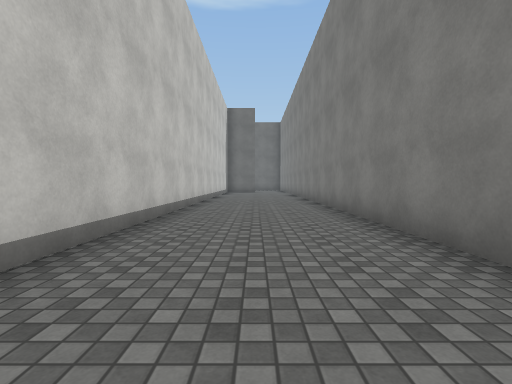
View 1 (above)

21 first-person views from a walk through a Unity game level. The camera is 1.2 m above the floor, tilts 2° down and sees 85° across. The floor is counted in squares, 2 m on a side. Each view is taken from the middle of a square. On the plan, view 1 faces up. The plan holds only what a view shows up to about 9 squares ahead; the rest is blank. The place goes on beyond the plan. The player is left out. Surface patterns are stand-ins for the level's own textures.

View 2
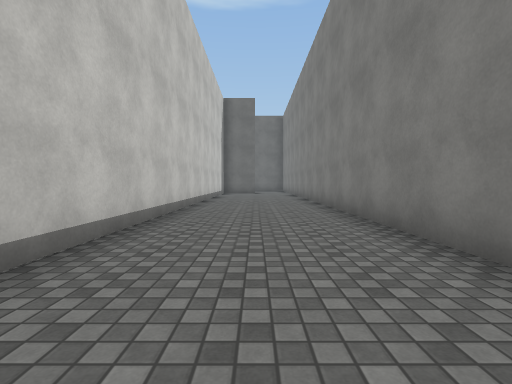

View 3
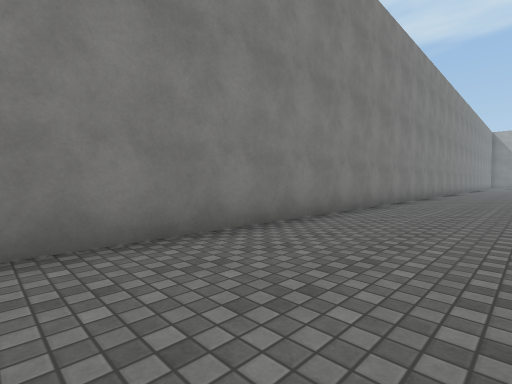

View 4
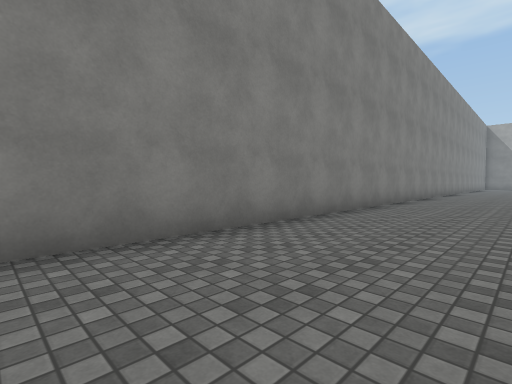

View 5
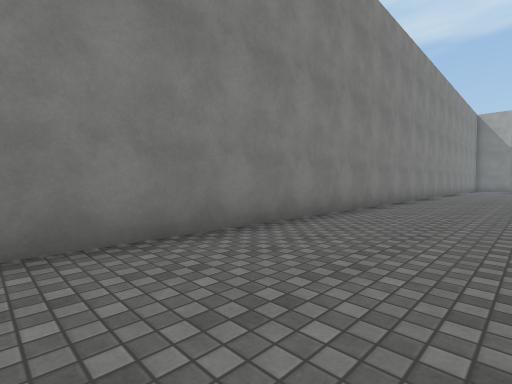

View 6
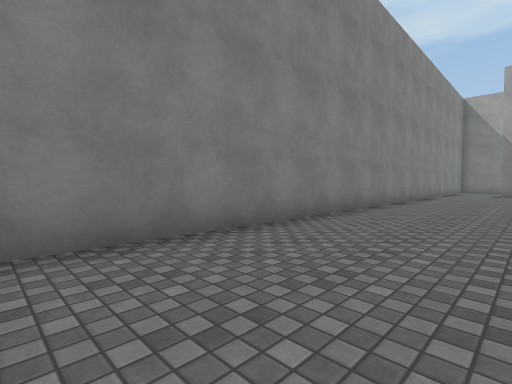

View 7
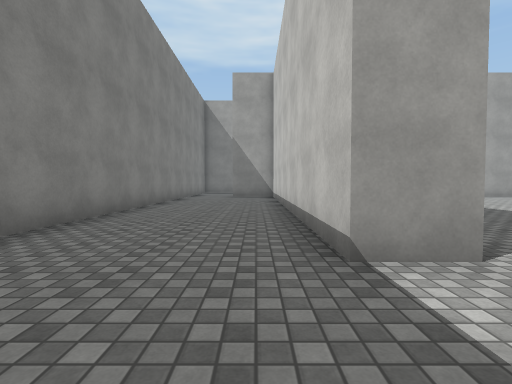

View 8
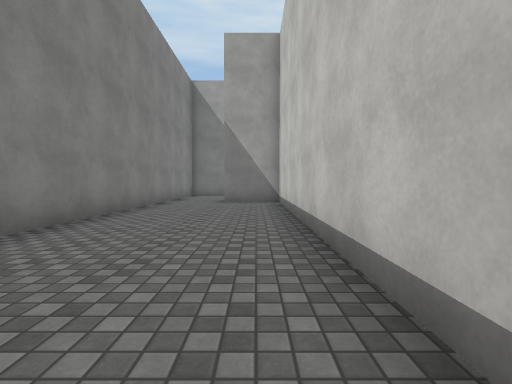

View 9
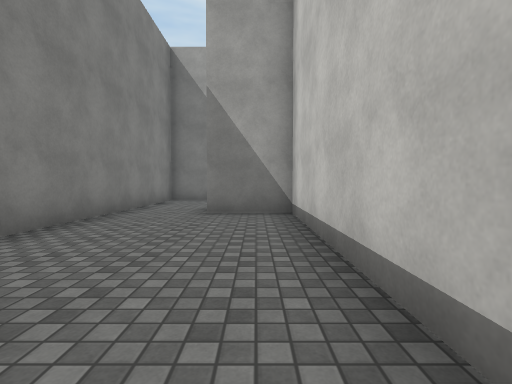

View 10
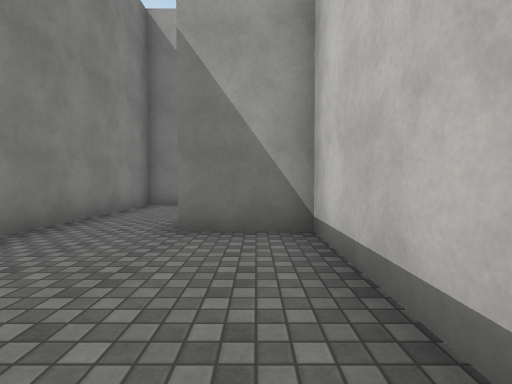

View 11
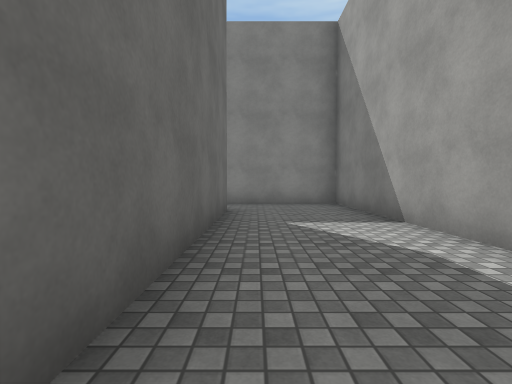

View 12
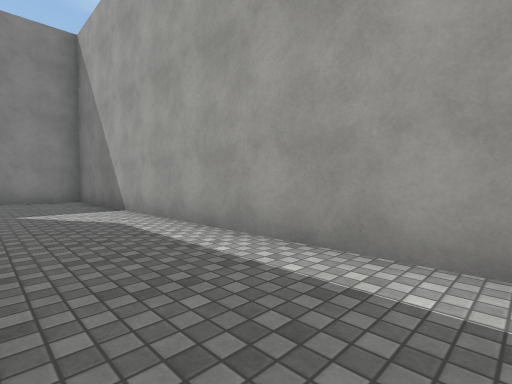

View 13
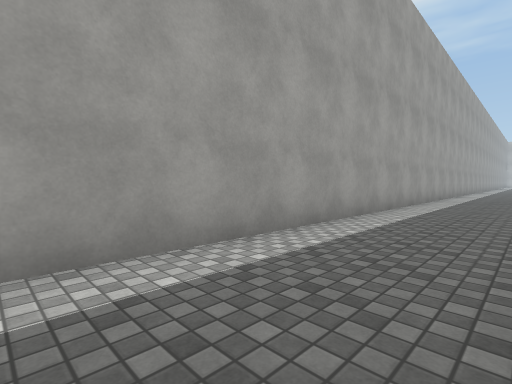

View 14
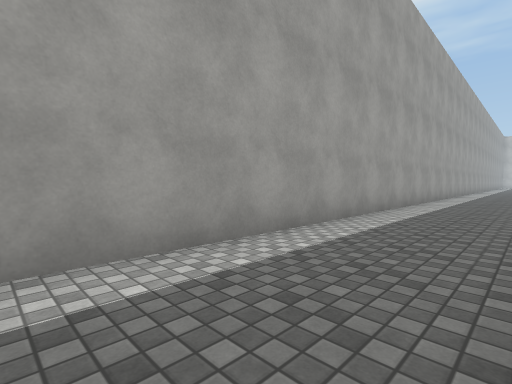

View 15
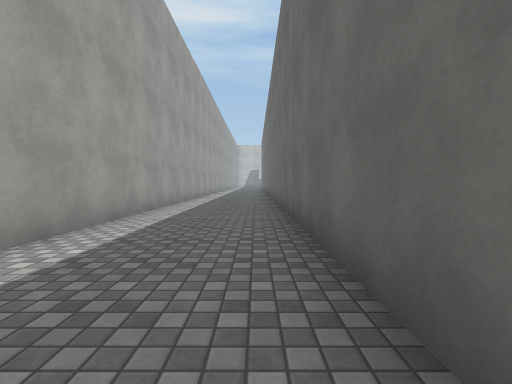

View 16
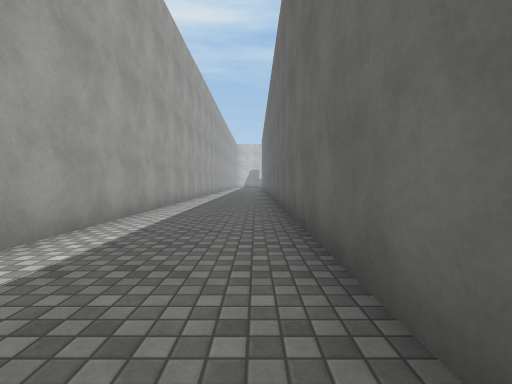

View 17
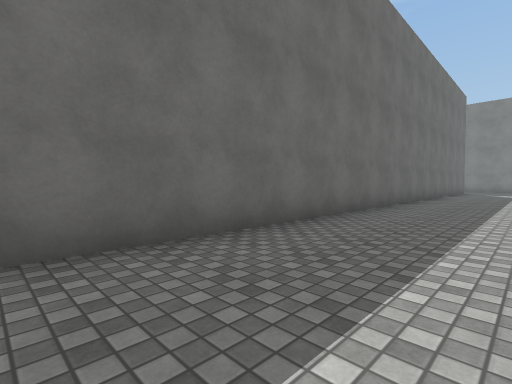

View 18
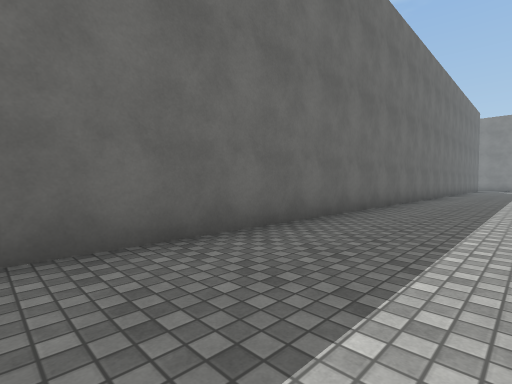

View 19
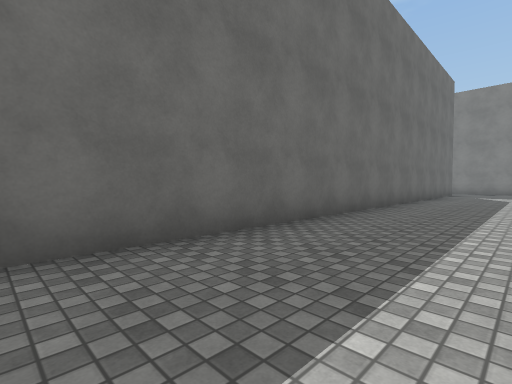

View 20
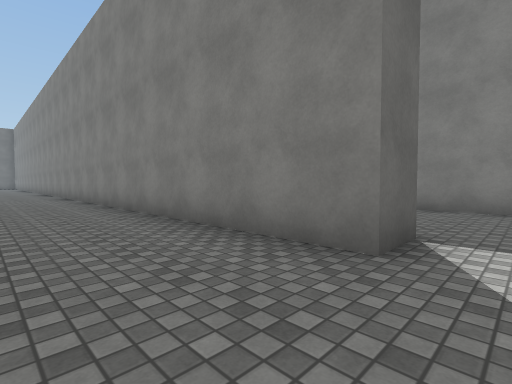

View 21
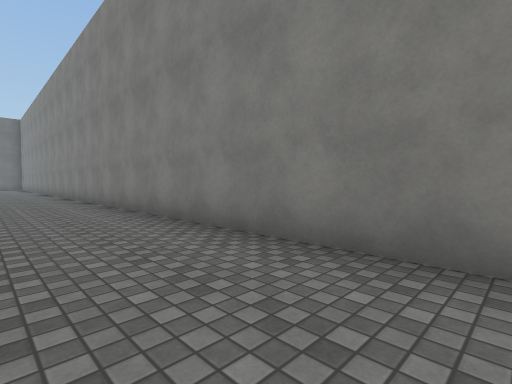

### Floor plan
Points are (right, up) in squares from view 1. A wall is a line through its corners. A room is listed if a view was taken in it or the views show most of it. See-through windows are left out.
Room 1 (views 1, 2, 3, 4, 5, 6, 7, 8, 9, 10, 11, 12, 13, 14, 15, 16, 17, 18, 19)
walls: (-2.8, -15.1) (-1.7, -15.1) (-1.7, -24.4) (0, -24.4); (-1.6, -13.1) (-2.7, -13.1); (-0.1, -25.4) (-24, -25.4); (-24, -28.2) (1.8, -28.2) (1.8, 11); (-1.7, 10.9) (-1.7, 1.8)
ways out: opening at (-2, -14.5) to room 2
Room 2 (views 20, 21)
walls: (-2.7, -13.1) (-2.7, 1.5)
ways out: opening at (-2, -14.5) to room 1

Where each view was taken, in squares from view 1:
view 1: 0 up, 0 right, facing up
view 2: 2 up, 0 right, facing up
view 3: 4 up, 1 left, facing down-right
view 4: 0 up, 1 left, facing down-right
view 5: 5 down, 1 left, facing down-right
view 6: 10 down, 1 left, facing down-right
view 7: 13 down, 1 left, facing down
view 8: 16 down, 1 left, facing down
view 9: 19 down, 1 left, facing down
view 10: 21 down, 1 left, facing down
view 11: 26 down, 6 left, facing right
view 12: 26 down, 8 left, facing down-right
view 13: 26 down, 6 left, facing down-left
view 14: 26 down, 11 left, facing down-left
view 15: 26 down, 14 left, facing left
view 16: 26 down, 15 left, facing left
view 17: 28 down, 18 left, facing up-right
view 18: 28 down, 23 left, facing up-right
view 19: 28 down, 15 left, facing up-right
view 20: 14 down, 5 left, facing up-right
view 21: 9 down, 5 left, facing up-right
